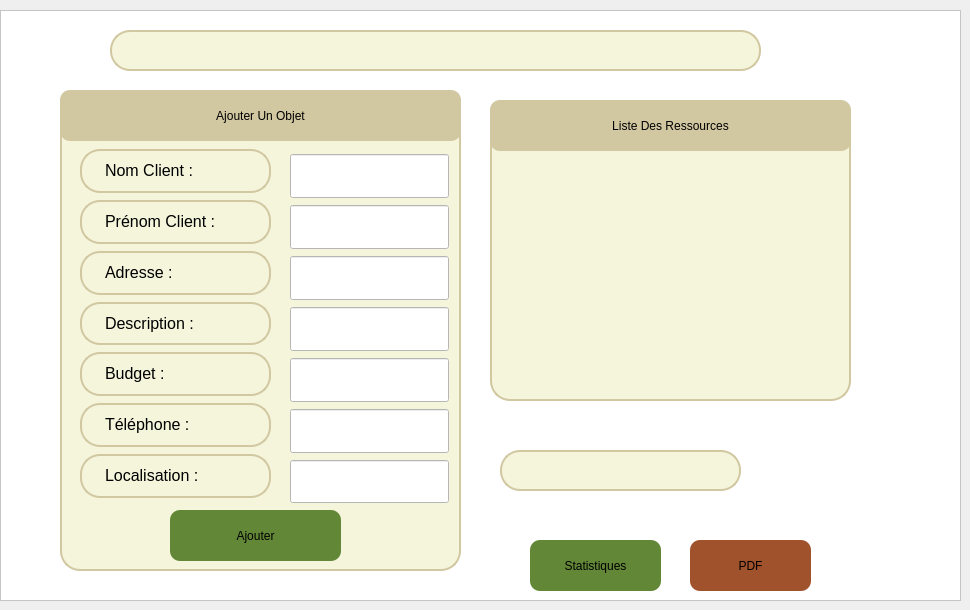
    <widget class="QWidget" name="PageGestionRessources">
     <widget class="QFrame" name="frame_6">
      <property name="geometry">
       <rect>
        <x>0</x>
        <y>10</y>
        <width>961</width>
        <height>591</height>
       </rect>
      </property>
      <property name="styleSheet">
       <string notr="true">background-color:rgb(255,255,255);
font:20pt &quot;Segoe Ui&quot;;</string>
      </property>
      <property name="frameShape">
       <enum>QFrame::Shape::StyledPanel</enum>
      </property>
      <property name="frameShadow">
       <enum>QFrame::Shadow::Raised</enum>
      </property>
      <widget class="QLabel" name="label_163">
       <property name="geometry">
        <rect>
         <x>50</x>
         <y>20</y>
         <width>51</width>
         <height>41</height>
        </rect>
       </property>
       <property name="styleSheet">
        <string notr="true">image: url(:/res/search.png)</string>
       </property>
       <property name="text">
        <string/>
       </property>
      </widget>
      <widget class="QLineEdit" name="barrederecherche_23">
       <property name="geometry">
        <rect>
         <x>110</x>
         <y>20</y>
         <width>651</width>
         <height>41</height>
        </rect>
       </property>
       <property name="styleSheet">
        <string notr="true">QLineEdit {
    border: 2px solid rgb(209, 199, 161); /* Bordure légèrement plus foncée */
    border-radius: 20px; /* Coins arrondis */
    color: #000; /* Texte noir */
    padding-left: 20px;
    padding-right: 20px;
    background-color: rgb(245, 245, 220); /* Beige */
}

QLineEdit:hover {
    border: 2px solid rgb(160, 150, 120); /* Bordure plus foncée au survol */
    background-color: rgb(255, 255, 235); /* Fond légèrement plus clair */
}

QLineEdit:focus {
    border: 2px solid rgb(100, 80, 50); /* Bordure encore plus foncée lors du focus */
    background-color: rgb(255, 255, 240); /* Fond encore plus clair lors du focus */
    box-shadow: 0 0 5px rgba(0, 0, 0, 0.2); /* Ombre autour du champ en focus */
}
</string>
       </property>
       <property name="cursorMoveStyle">
        <enum>Qt::CursorMoveStyle::LogicalMoveStyle</enum>
       </property>
      </widget>
      <widget class="QLabel" name="label_164">
       <property name="geometry">
        <rect>
         <x>770</x>
         <y>20</y>
         <width>41</width>
         <height>41</height>
        </rect>
       </property>
       <property name="styleSheet">
        <string notr="true">image:url(:/res/likes.png)</string>
       </property>
       <property name="text">
        <string/>
       </property>
      </widget>
      <widget class="QPushButton" name="pushButton_71">
       <property name="geometry">
        <rect>
         <x>690</x>
         <y>530</y>
         <width>121</width>
         <height>51</height>
        </rect>
       </property>
       <property name="styleSheet">
        <string notr="true">QPushButton {
background-color: rgb(160, 82, 45);
font: 10pt &quot;Sylfaen&quot;;
border-radius: 10px;
}
QPushButton:hover {
    background-color: #D2B48C; /* Marron soft */
}
</string>
       </property>
       <property name="text">
        <string>PDF</string>
       </property>
      </widget>
      <widget class="QLineEdit" name="barrederecherche_24">
       <property name="geometry">
        <rect>
         <x>500</x>
         <y>440</y>
         <width>241</width>
         <height>41</height>
        </rect>
       </property>
       <property name="styleSheet">
        <string notr="true">QLineEdit {
    border: 2px solid rgb(209, 199, 161); /* Bordure légèrement plus foncée */
    border-radius: 20px; /* Coins arrondis */
    color: #000; /* Texte noir */
    padding-left: 20px;
    padding-right: 20px;
    background-color: rgb(245, 245, 220); /* Beige */
}

QLineEdit:hover {
    border: 2px solid rgb(160, 150, 120); /* Bordure plus foncée au survol */
    background-color: rgb(255, 255, 235); /* Fond légèrement plus clair */
}

QLineEdit:focus {
    border: 2px solid rgb(100, 80, 50); /* Bordure encore plus foncée lors du focus */
    background-color: rgb(255, 255, 240); /* Fond encore plus clair lors du focus */
    box-shadow: 0 0 5px rgba(0, 0, 0, 0.2); /* Ombre autour du champ en focus */
}
</string>
       </property>
       <property name="cursorMoveStyle">
        <enum>Qt::CursorMoveStyle::LogicalMoveStyle</enum>
       </property>
      </widget>
      <widget class="QFrame" name="frame_15">
       <property name="geometry">
        <rect>
         <x>490</x>
         <y>90</y>
         <width>361</width>
         <height>301</height>
        </rect>
       </property>
       <property name="styleSheet">
        <string notr="true">QFrame {
    border: 2px solid rgb(209, 199, 161); /* Bordure légèrement plus foncée */
    border-radius: 20px; /* Coins arrondis */
    color: #000; /* Texte noir */
    padding-left: 20px;
    padding-right: 20px;
    background-color: rgb(245, 245, 220); /* Beige */
}

QLineEdit:hover {
    border: 2px solid rgb(160, 150, 120); /* Bordure plus foncée au survol */
    background-color: rgb(255, 255, 235); /* Fond légèrement plus clair */
}

QFrame:focus {
    border: 2px solid rgb(100, 80, 50); /* Bordure encore plus foncée lors du focus */
    background-color: rgb(255, 255, 240); /* Fond encore plus clair lors du focus */
    box-shadow: 0 0 5px rgba(0, 0, 0, 0.2); /* Ombre autour du champ en focus */
}
</string>
       </property>
       <property name="frameShape">
        <enum>QFrame::Shape::StyledPanel</enum>
       </property>
       <property name="frameShadow">
        <enum>QFrame::Shadow::Raised</enum>
       </property>
       <widget class="QPushButton" name="pushButton_72">
        <property name="geometry">
         <rect>
          <x>0</x>
          <y>0</y>
          <width>361</width>
          <height>51</height>
         </rect>
        </property>
        <property name="styleSheet">
         <string notr="true">QPushButton {
background-color:rgb(209, 199, 161);
font: 10pt &quot;Sylfaen&quot;;
border-radius: 10px;
}
QPushButton:hover {
    background-color: #F5F5DC; /* Beige soft */
}</string>
        </property>
        <property name="text">
         <string>Liste Des Ressources</string>
        </property>
       </widget>
      </widget>
      <widget class="QLabel" name="label_165">
       <property name="geometry">
        <rect>
         <x>750</x>
         <y>440</y>
         <width>61</width>
         <height>51</height>
        </rect>
       </property>
       <property name="styleSheet">
        <string notr="true">image:url(:/res/suppr.png)</string>
       </property>
       <property name="text">
        <string/>
       </property>
      </widget>
      <widget class="QLabel" name="label_166">
       <property name="geometry">
        <rect>
         <x>810</x>
         <y>20</y>
         <width>51</width>
         <height>41</height>
        </rect>
       </property>
       <property name="styleSheet">
        <string notr="true">image:url(:/res/notif.png)</string>
       </property>
       <property name="text">
        <string/>
       </property>
      </widget>
      <widget class="QPushButton" name="pushButton_73">
       <property name="geometry">
        <rect>
         <x>530</x>
         <y>530</y>
         <width>131</width>
         <height>51</height>
        </rect>
       </property>
       <property name="styleSheet">
        <string notr="true">QPushButton {
background-color: rgb(98, 135, 55);
font: 10pt &quot;Sylfaen&quot;;
border-radius: 10px;
}
QPushButton:hover {
background-color: #7E9C5A;
}</string>
       </property>
       <property name="text">
        <string>Statistiques</string>
       </property>
      </widget>
      <widget class="QFrame" name="frame_25">
       <property name="geometry">
        <rect>
         <x>60</x>
         <y>80</y>
         <width>401</width>
         <height>481</height>
        </rect>
       </property>
       <property name="styleSheet">
        <string notr="true">QFrame {
    border: 2px solid rgb(209, 199, 161); /* Bordure légèrement plus foncée */
    border-radius: 20px; /* Coins arrondis */
    color: #000; /* Texte noir */
    padding-left: 20px;
    padding-right: 20px;
    background-color: rgb(245, 245, 220); /* Beige */
}

QLineEdit:hover {
    border: 2px solid rgb(160, 150, 120); /* Bordure plus foncée au survol */
    background-color: rgb(255, 255, 235); /* Fond légèrement plus clair */
}

QFrame:focus {
    border: 2px solid rgb(100, 80, 50); /* Bordure encore plus foncée lors du focus */
    background-color: rgb(255, 255, 240); /* Fond encore plus clair lors du focus */
    box-shadow: 0 0 5px rgba(0, 0, 0, 0.2); /* Ombre autour du champ en focus */
}
</string>
       </property>
       <property name="frameShape">
        <enum>QFrame::Shape::StyledPanel</enum>
       </property>
       <property name="frameShadow">
        <enum>QFrame::Shadow::Raised</enum>
       </property>
       <widget class="QPushButton" name="pushButton_74">
        <property name="geometry">
         <rect>
          <x>0</x>
          <y>0</y>
          <width>401</width>
          <height>51</height>
         </rect>
        </property>
        <property name="styleSheet">
         <string notr="true">QPushButton {
background-color:rgb(209, 199, 161);
font: 10pt &quot;Sylfaen&quot;;
border-radius: 10px;
}
QPushButton:hover {
    background-color: #F5F5DC; /* Beige soft */
}</string>
        </property>
        <property name="text">
         <string>Ajouter Un Objet</string>
        </property>
       </widget>
       <widget class="QPushButton" name="pushButton_75">
        <property name="geometry">
         <rect>
          <x>110</x>
          <y>420</y>
          <width>171</width>
          <height>51</height>
         </rect>
        </property>
        <property name="styleSheet">
         <string notr="true">QPushButton {
background-color: rgb(98, 135, 55);
font: 10pt &quot;Sylfaen&quot;;
border-radius: 10px;
}
QPushButton:hover {
background-color: #7E9C5A;
}</string>
        </property>
        <property name="text">
         <string>Ajouter</string>
        </property>
       </widget>
       <widget class="QLabel" name="label_167">
        <property name="geometry">
         <rect>
          <x>20</x>
          <y>212</y>
          <width>191</width>
          <height>43</height>
         </rect>
        </property>
        <property name="styleSheet">
         <string notr="true">label-&gt;setStyleSheet(&quot;QLabel { color: black; font-size: 10px; border: none; }&quot;);
</string>
        </property>
        <property name="text">
         <string>&lt;html&gt;&lt;head/&gt;&lt;body&gt;&lt;p&gt;&lt;span style=&quot; font-size:12pt;&quot;&gt;Description :&lt;/span&gt;&lt;/p&gt;&lt;/body&gt;&lt;/html&gt;</string>
        </property>
       </widget>
       <widget class="QLabel" name="label_168">
        <property name="geometry">
         <rect>
          <x>20</x>
          <y>364</y>
          <width>191</width>
          <height>44</height>
         </rect>
        </property>
        <property name="styleSheet">
         <string notr="true">label-&gt;setStyleSheet(&quot;QLabel { color: black; font-size: 10px; border: none; }&quot;);
</string>
        </property>
        <property name="text">
         <string>&lt;html&gt;&lt;head/&gt;&lt;body&gt;&lt;p&gt;&lt;span style=&quot; font-size:12pt;&quot;&gt;Localisation :&lt;/span&gt;&lt;/p&gt;&lt;/body&gt;&lt;/html&gt;</string>
        </property>
       </widget>
       <widget class="QLabel" name="label_169">
        <property name="geometry">
         <rect>
          <x>20</x>
          <y>161</y>
          <width>191</width>
          <height>44</height>
         </rect>
        </property>
        <property name="styleSheet">
         <string notr="true">label-&gt;setStyleSheet(&quot;QLabel { color: black; font-size: 10px; border: none; }&quot;);
</string>
        </property>
        <property name="text">
         <string>&lt;html&gt;&lt;head/&gt;&lt;body&gt;&lt;p&gt;&lt;span style=&quot; font-size:12pt;&quot;&gt;Adresse :&lt;/span&gt;&lt;/p&gt;&lt;/body&gt;&lt;/html&gt;</string>
        </property>
       </widget>
       <widget class="QLabel" name="label_170">
        <property name="geometry">
         <rect>
          <x>20</x>
          <y>313</y>
          <width>191</width>
          <height>44</height>
         </rect>
        </property>
        <property name="styleSheet">
         <string notr="true">label-&gt;setStyleSheet(&quot;QLabel { color: black; font-size: 10px; border: none; }&quot;);
</string>
        </property>
        <property name="text">
         <string>&lt;html&gt;&lt;head/&gt;&lt;body&gt;&lt;p&gt;&lt;span style=&quot; font-size:12pt;&quot;&gt;Téléphone :&lt;/span&gt;&lt;/p&gt;&lt;/body&gt;&lt;/html&gt;</string>
        </property>
       </widget>
       <widget class="QLabel" name="label_171">
        <property name="geometry">
         <rect>
          <x>20</x>
          <y>59</y>
          <width>191</width>
          <height>44</height>
         </rect>
        </property>
        <property name="styleSheet">
         <string notr="true">label-&gt;setStyleSheet(&quot;QLabel { color: black; font-size: 10px; border: none; }&quot;);
</string>
        </property>
        <property name="text">
         <string>&lt;html&gt;&lt;head/&gt;&lt;body&gt;&lt;p&gt;&lt;span style=&quot; font-size:12pt;&quot;&gt;Nom Client :&lt;/span&gt;&lt;/p&gt;&lt;/body&gt;&lt;/html&gt;</string>
        </property>
       </widget>
       <widget class="QLabel" name="label_172">
        <property name="geometry">
         <rect>
          <x>20</x>
          <y>262</y>
          <width>191</width>
          <height>44</height>
         </rect>
        </property>
        <property name="styleSheet">
         <string notr="true">label-&gt;setStyleSheet(&quot;QLabel { color: black; font-size: 10px; border: none; }&quot;);
</string>
        </property>
        <property name="text">
         <string>&lt;html&gt;&lt;head/&gt;&lt;body&gt;&lt;p&gt;&lt;span style=&quot; font-size:12pt;&quot;&gt;Budget :&lt;/span&gt;&lt;/p&gt;&lt;/body&gt;&lt;/html&gt;</string>
        </property>
       </widget>
       <widget class="QLabel" name="label_173">
        <property name="geometry">
         <rect>
          <x>20</x>
          <y>110</y>
          <width>191</width>
          <height>44</height>
         </rect>
        </property>
        <property name="styleSheet">
         <string notr="true">label-&gt;setStyleSheet(&quot;QLabel { color: black; font-size: 10px; border: none; }&quot;);
</string>
        </property>
        <property name="text">
         <string>&lt;html&gt;&lt;head/&gt;&lt;body&gt;&lt;p&gt;&lt;span style=&quot; font-size:12pt;&quot;&gt;Prénom Client  :&lt;/span&gt;&lt;/p&gt;&lt;/body&gt;&lt;/html&gt;</string>
        </property>
       </widget>
       <widget class="QLineEdit" name="lineEdit_108">
        <property name="geometry">
         <rect>
          <x>230</x>
          <y>268</y>
          <width>159</width>
          <height>44</height>
         </rect>
        </property>
       </widget>
       <widget class="QLineEdit" name="lineEdit_109">
        <property name="geometry">
         <rect>
          <x>230</x>
          <y>64</y>
          <width>159</width>
          <height>44</height>
         </rect>
        </property>
       </widget>
       <widget class="QLineEdit" name="lineEdit_110">
        <property name="geometry">
         <rect>
          <x>230</x>
          <y>217</y>
          <width>159</width>
          <height>44</height>
         </rect>
        </property>
       </widget>
       <widget class="QLineEdit" name="lineEdit_111">
        <property name="geometry">
         <rect>
          <x>230</x>
          <y>115</y>
          <width>159</width>
          <height>44</height>
         </rect>
        </property>
       </widget>
       <widget class="QLineEdit" name="lineEdit_112">
        <property name="geometry">
         <rect>
          <x>230</x>
          <y>166</y>
          <width>159</width>
          <height>44</height>
         </rect>
        </property>
       </widget>
       <widget class="QLineEdit" name="lineEdit_113">
        <property name="geometry">
         <rect>
          <x>230</x>
          <y>319</y>
          <width>159</width>
          <height>44</height>
         </rect>
        </property>
       </widget>
       <widget class="QLineEdit" name="lineEdit_114">
        <property name="geometry">
         <rect>
          <x>230</x>
          <y>370</y>
          <width>159</width>
          <height>43</height>
         </rect>
        </property>
       </widget>
      </widget>
      <widget class="QLabel" name="label_174">
       <property name="geometry">
        <rect>
         <x>810</x>
         <y>440</y>
         <width>61</width>
         <height>51</height>
        </rect>
       </property>
       <property name="styleSheet">
        <string notr="true">image:url(:/res/modif.png)</string>
       </property>
       <property name="text">
        <string/>
       </property>
      </widget>
     </widget>
    </widget>
